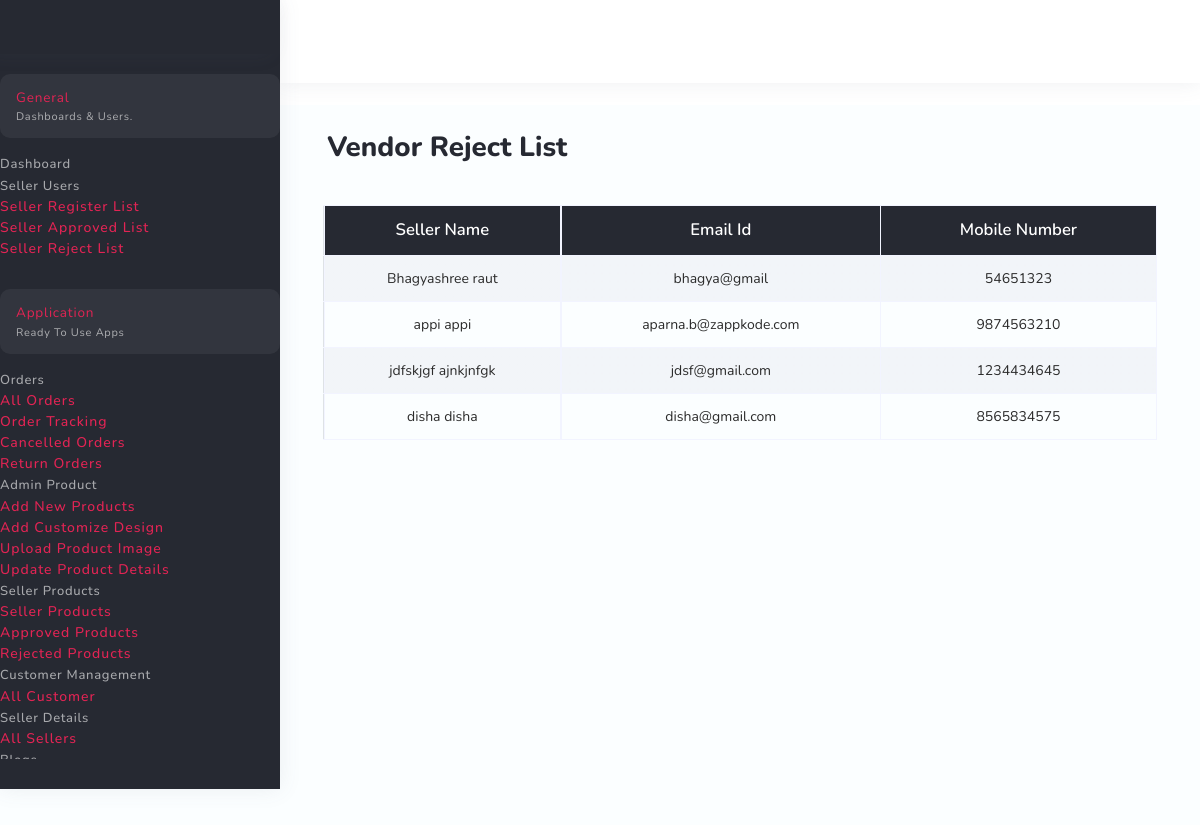
/seller_reject_list/, run on the app's committed database.
### login/models.py (models this page shows, shortened)
class seller_user(models.Model):
    user = models.ForeignKey(VrUser, on_delete=models.CASCADE)
    first_name = models.CharField(max_length=250)
    last_name = models.CharField(max_length=250)
    email = models.EmailField(max_length=250, default=None, null=True, blank=True)
    date_of_birth = models.CharField(max_length=50, blank=True, null=True)
    mobile_number = models.CharField(max_length=15, default=None, null=True, blank=True)
    locality = models.CharField(max_length=250)
    city = models.CharField(max_length=250)
    pincode = models.IntegerField(null=True, blank=True)
    state = models.CharField(choices=STATE_CHOICES, max_length=5000)
    company_address=models.CharField(max_length=50, blank=True, null=True)
    company_name=models.CharField(max_length=50, blank=True, null=True)
    is_seller = models.BooleanField(default=True)
    is_active = models.BooleanField(default=True)
    image = models.ImageField(upload_to='user_images/', null=True, blank=True)
    pan_card = models.ImageField(upload_to='pan_cards/', null=True, blank=True)
    aadhar_card = models.ImageField(upload_to='aadhar_cards/', null=True, blank=True)
    gst_document = models.ImageField(upload_to='gst_documents/', null=True, blank=True)
    commision = models.CharField(max_length=240, blank=True, null=True)
    seller_reject = models.BooleanField(default=False)
    seller_approved = models.BooleanField(default=False)

### Admin/views.py (the view)
# urls.py: path('seller_reject_list/',seller_reject_list,name="seller_reject_list"),
def seller_reject_list(request):
    data1 = seller_user.objects.filter(is_seller=False,seller_reject=False).order_by('-id')
    context={
        "data1":data1,
    }
    return render(request, 'admin/seller_reject_list.html', context)

### templates/admin/seller_reject_list.html (shortened to what this page needs)
{% extends "admin_base.html" %}
  {% block content %}
<!DOCTYPE html>
{% load static %}
<html lang="en" dir="ltr">
<head>
    <link rel="stylesheet" type="text/css" href="assets/css/vendors/font-awesome.css">
    <link rel="stylesheet" href="assets/css/linearicon.css">
    <link rel="stylesheet" type="text/css" href="assets/css/vendors/themify.css">
    <link rel="stylesheet" type="text/css" href="assets/css/vendors/feather-icon.css">
    <link rel="stylesheet" type="text/css" href="assets/css/vendors/scrollbar.css">
    <link rel="stylesheet" type="text/css" href="assets/css/vendors/animate.css">
    <link rel="stylesheet" type="text/css" href="assets/css/vendors/bootstrap.css">
    <link rel="stylesheet" type="text/css" href="assets/css/style.css">
    <link rel="stylesheet" type="text/css" href="assets/css/responsive.css">
</head>
<body>
    <div class="page-wrapper compact-wrapper dark-sidebar" id="pageWrapper">
        <div class="page-body-wrapper">
            <div class="page-body">
                <div class="title-header">
                    <h5>Vendor Reject List</h5>
                </div>
                <div class="container-fluid">
                    <div class="row">
                        <div class="col-sm-12">
                            <div>
                                <div class="card-body">
                                    <div class="table-responsive table-desi">
                                        <table class="user-table table table-striped table-bordered text-center">
                                            <thead>
                                                <tr>
                                                    <th>Seller Name</th>
                                                    <th>Email Id</th>
                                                    <th>Mobile Number</th>
                                                </tr>
                                            </thead>
                                            <tbody>
                                                {% for i in data1 %}
                                                <tr>
                                                    <td>{{ i.first_name }} {{ i.last_name }}</td>
                                                    <td>{{ i.email }}</td>
                                                    <td>{{ i.mobile_number }}</td>
                                                </tr>
                                                {% endfor %}
                                            </tbody>
                                        </table>
                                    </div>
                                </div>
                            </div>
                        </div>
                    </div>
                </div>
            </div>
                            </div>
                        </div>
                    </div>
</body>
</html>
{% endblock %}

### data on the page
seller_user: first_name "Bhagyashree", last_name "raut", email "bhagya@gmail", mobile_number "54651323"
seller_user: first_name "appi", last_name "appi", email "aparna.b@zappkode.com", mobile_number "9874563210"
seller_user: first_name "jdfskjgf", last_name "ajnkjnfgk", email "jdsf@gmail.com", mobile_number "1234434645"
seller_user: first_name "disha", last_name "disha", email "disha@gmail.com", mobile_number "8565834575"
